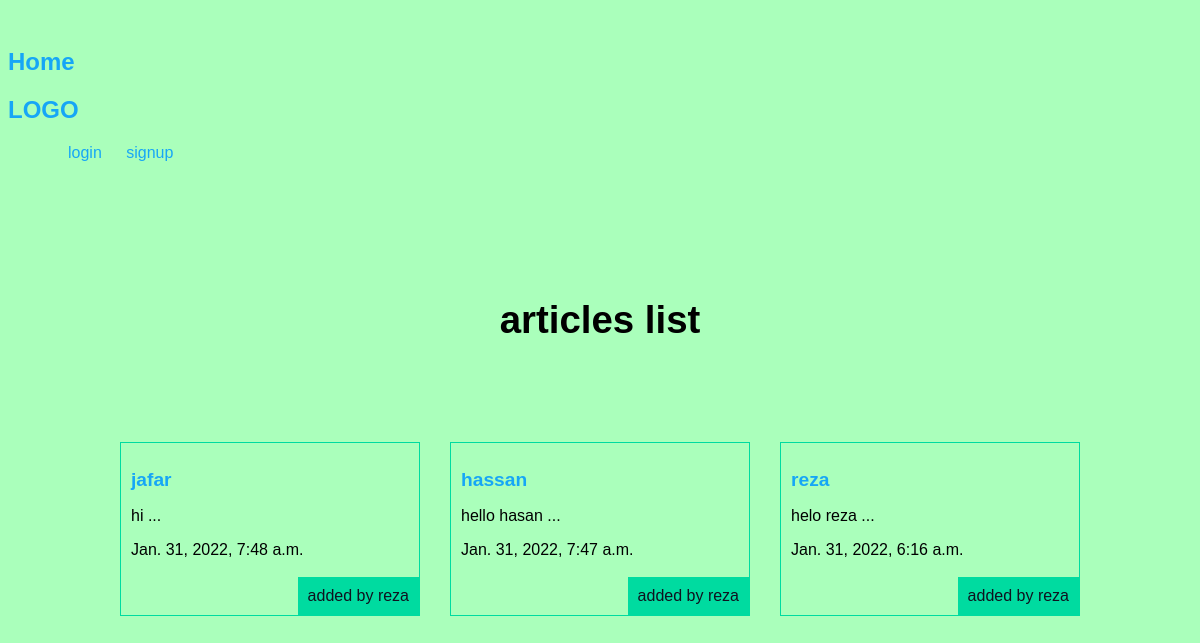
The app's page /articles/ with its own data.
### articles/models.py (models this page shows, shortened)
class Articles(models.Model):
    title = models.CharField(max_length= 50)
    slug = models.SlugField()
    body = models.TextField()
    date = models.DateTimeField(auto_now_add=True)
    image = models.ImageField(default='defaul.jpg', blank=True)
    author = models.ForeignKey(User, default=None, on_delete=models.CASCADE)
    def limitBody(self):
        return self.body[0:50] + ' ...'

### articles/views.py (the view)
# urls.py: path('', articles_list),
def articles_list(request):
    articles_name = models.Articles.objects.all().order_by('-date')
    args = {'articles_name_arg':articles_name}
    return render(request, 'articles/articleslist.html', args)

### articles/templates/articles/articleslist.html (shortened to what this page needs)
{% extends 'base.html' %}
    {% block content %}
        <h1>articles list</h1>
        <div class="articles">
            {% for x in articles_name_arg %}
            <div class="article">
                <h2><a href="{% url 'articles-url:detail' slugName=x.slug %}">{{ x.title }}</a></h2>
                <p>{{ x.limitBody }}</p>
                <p>{{ x.date }}</p>
                <p class="author">added by {{ x.author.username }}</p>
            </div>
             {% endfor %}
        </div>
    {% endblock %}

### assets/styles.css (style rules this page uses)
body { background-color: #0f35; background-image: url(images/star.jpg); background-repeat: no-repeat; background-attachment: fixed; }
body { font-family: arial; }
a,a:hover,a:visited { color: rgba(0, 153, 255, 0.87); text-decoration: none; }
div.wrapper h1 { text-align: center; margin: 100px auto; font-size: 2.4em; }
.articles { display: grid; grid-template-columns: 1fr 1fr 1fr; grid-gap: 30px; }
.article { padding: 10px; border: 1px solid #00dba0; position: relative; padding-bottom: 40px; }
.article h2 { font-size: 1.2em; }
.article .author { padding: 10px; background-color: #00dba0; position: absolute; right: 0; bottom: 0; margin: 0; color: #0f121f; }

### records on screen
Articles: title "jafar", limitBody "hi ...", date "Jan. 31, 2022, 7:48 a.m.", author.username "reza"
Articles: title "hassan", limitBody "hello hasan ...", date "Jan. 31, 2022, 7:47 a.m.", author.username "reza"
Articles: title "reza", limitBody "helo reza ...", date "Jan. 31, 2022, 6:16 a.m.", author.username "reza"
